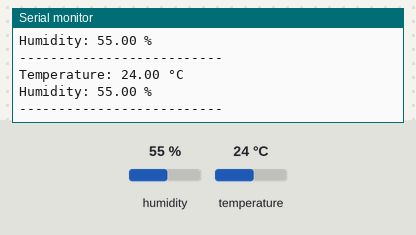
The sketch below on a simulated Arduino Uno, built with avr-gcc and run on an emulated ATmega328P. On the bench: the last lines printed to the serial monitor. Inputs (shaded band) come from the test bench; at power-on: humidity 55 %, temperature 24 °C.

Above: at 4.8 s.
4.9 s: humidity set to 22 %
At 7.3 s:
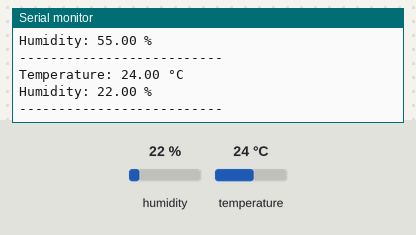
7.9 s: temperature set to 12 °C
At 8.7 s:
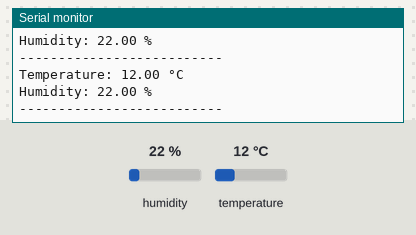
10.9 s: humidity set to 40 %
At 12.7 s:
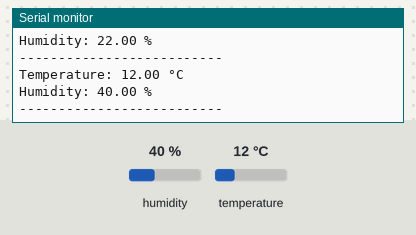
Timing chart, 0 to 14.2 s (numbered marks = the images above; inputs shaded):
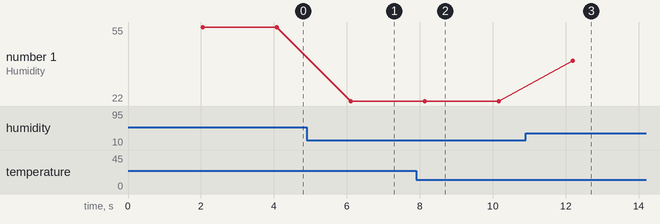

Measured:
- after the input at 4.9 s, the serial monitor: prints a new line after 1.2 s (image 1)
- after the input at 7.9 s, the serial monitor: prints a new line after 0.21 s (image 2)
- after the input at 10.9 s, the serial monitor: prints a new line after 1.3 s (image 3)
- plotted number 1: 55 → 22 after the input at 4.9 s, 22 → 40 after the input at 10.9 s

The sketch:

Exp5_Temp.ino
```cpp
#include <DHT.h>

#define DHTPIN 2 // DHT11 DATA pin connected to D2
#define DHTTYPE DHT11 // Select DHT11 sensor
DHT dht(DHTPIN, DHTTYPE);
void setup() {
  Serial.begin(9600);
  dht.begin();
  Serial.println("DHT11 Temperature and Humidity Monitor");
}
void loop() {
  delay(2000); // Wait 2 seconds between readings
  float temperature = dht.readTemperature(); // Celsius
  float humidity = dht.readHumidity(); // Percentage
  if (isnan(temperature) || isnan(humidity)) {
    Serial.println("Error: Failed to read DHT11 sensor!");
    return;
  }
  Serial.print("Temperature: ");
  Serial.print(temperature);
  Serial.println(" °C");
  Serial.print("Humidity: ");
  Serial.print(humidity);
  Serial.println(" %");
  Serial.println("--------------------------");
}
```
